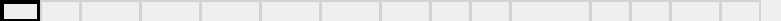
  <widget class="QWidget" name="b_Widget" native="true">
   <property name="geometry">
    <rect>
     <x>120</x>
     <y>140</y>
     <width>781</width>
     <height>21</height>
    </rect>
   </property>
   <widget class="QPushButton" name="b_1">
    <property name="geometry">
     <rect>
      <x>0</x>
      <y>0</y>
      <width>41</width>
      <height>23</height>
     </rect>
    </property>
    <property name="styleSheet">
     <string notr="true">background-color: rgba(0, 200, 200, 00);border: 4px solid black;</string>
    </property>
    <property name="text">
     <string/>
    </property>
   </widget>
   <widget class="QPushButton" name="b_2">
    <property name="geometry">
     <rect>
      <x>40</x>
      <y>0</y>
      <width>41</width>
      <height>23</height>
     </rect>
    </property>
    <property name="styleSheet">
     <string notr="true">background-color: rgba(0,255,255,00);border: 2px solid lightgray;</string>
    </property>
    <property name="text">
     <string/>
    </property>
   </widget>
   <widget class="QPushButton" name="b_3">
    <property name="geometry">
     <rect>
      <x>80</x>
      <y>0</y>
      <width>61</width>
      <height>23</height>
     </rect>
    </property>
    <property name="styleSheet">
     <string notr="true">background-color: rgba(0,255,255,00);border: 2px solid lightgray;</string>
    </property>
    <property name="text">
     <string/>
    </property>
   </widget>
   <widget class="QPushButton" name="b_4">
    <property name="geometry">
     <rect>
      <x>140</x>
      <y>0</y>
      <width>61</width>
      <height>23</height>
     </rect>
    </property>
    <property name="styleSheet">
     <string notr="true">background-color: rgba(0,255,255,00);border: 2px solid lightgray;</string>
    </property>
    <property name="text">
     <string/>
    </property>
   </widget>
   <widget class="QPushButton" name="b_5">
    <property name="geometry">
     <rect>
      <x>200</x>
      <y>0</y>
      <width>61</width>
      <height>23</height>
     </rect>
    </property>
    <property name="styleSheet">
     <string notr="true">background-color: rgba(0,255,255,00);border: 2px solid lightgray;</string>
    </property>
    <property name="text">
     <string/>
    </property>
   </widget>
   <widget class="QPushButton" name="b_6">
    <property name="geometry">
     <rect>
      <x>260</x>
      <y>0</y>
      <width>61</width>
      <height>23</height>
     </rect>
    </property>
    <property name="styleSheet">
     <string notr="true">background-color: rgba(0,255,255,00);border: 2px solid lightgray;</string>
    </property>
    <property name="text">
     <string/>
    </property>
   </widget>
   <widget class="QPushButton" name="b_7">
    <property name="geometry">
     <rect>
      <x>320</x>
      <y>0</y>
      <width>61</width>
      <height>23</height>
     </rect>
    </property>
    <property name="styleSheet">
     <string notr="true">background-color: rgba(0,255,255,00);border: 2px solid lightgray;</string>
    </property>
    <property name="text">
     <string/>
    </property>
   </widget>
   <widget class="QPushButton" name="b_8">
    <property name="geometry">
     <rect>
      <x>380</x>
      <y>0</y>
      <width>51</width>
      <height>23</height>
     </rect>
    </property>
    <property name="styleSheet">
     <string notr="true">background-color: rgba(0,255,255,00);border: 2px solid lightgray;</string>
    </property>
    <property name="text">
     <string/>
    </property>
   </widget>
   <widget class="QPushButton" name="b_9">
    <property name="geometry">
     <rect>
      <x>430</x>
      <y>0</y>
      <width>41</width>
      <height>23</height>
     </rect>
    </property>
    <property name="styleSheet">
     <string notr="true">background-color: rgba(0,255,255,00);border: 2px solid lightgray;</string>
    </property>
    <property name="text">
     <string/>
    </property>
   </widget>
   <widget class="QPushButton" name="b_10">
    <property name="geometry">
     <rect>
      <x>470</x>
      <y>0</y>
      <width>41</width>
      <height>23</height>
     </rect>
    </property>
    <property name="styleSheet">
     <string notr="true">background-color: rgba(0,255,255,00);border: 2px solid lightgray;</string>
    </property>
    <property name="text">
     <string/>
    </property>
   </widget>
   <widget class="QPushButton" name="b_11">
    <property name="geometry">
     <rect>
      <x>510</x>
      <y>0</y>
      <width>81</width>
      <height>23</height>
     </rect>
    </property>
    <property name="styleSheet">
     <string notr="true">background-color: rgba(0,255,255,00);border: 2px solid lightgray;</string>
    </property>
    <property name="text">
     <string/>
    </property>
   </widget>
   <widget class="QPushButton" name="b_12">
    <property name="geometry">
     <rect>
      <x>590</x>
      <y>0</y>
      <width>41</width>
      <height>23</height>
     </rect>
    </property>
    <property name="styleSheet">
     <string notr="true">background-color: rgba(0,255,255,00);border: 2px solid lightgray;</string>
    </property>
    <property name="text">
     <string/>
    </property>
   </widget>
   <widget class="QPushButton" name="b_13">
    <property name="geometry">
     <rect>
      <x>630</x>
      <y>0</y>
      <width>41</width>
      <height>23</height>
     </rect>
    </property>
    <property name="styleSheet">
     <string notr="true">background-color: rgba(0,255,255,00);border: 2px solid lightgray;</string>
    </property>
    <property name="text">
     <string/>
    </property>
   </widget>
   <widget class="QPushButton" name="b_14">
    <property name="geometry">
     <rect>
      <x>670</x>
      <y>0</y>
      <width>51</width>
      <height>23</height>
     </rect>
    </property>
    <property name="styleSheet">
     <string notr="true">background-color: rgba(0,255,255,00);border: 2px solid lightgray;</string>
    </property>
    <property name="text">
     <string/>
    </property>
   </widget>
   <widget class="QPushButton" name="b_15">
    <property name="geometry">
     <rect>
      <x>720</x>
      <y>0</y>
      <width>41</width>
      <height>23</height>
     </rect>
    </property>
    <property name="styleSheet">
     <string notr="true">background-color: rgba(0,255,255,00);border: 2px solid lightgray;</string>
    </property>
    <property name="text">
     <string/>
    </property>
   </widget>
  </widget>
